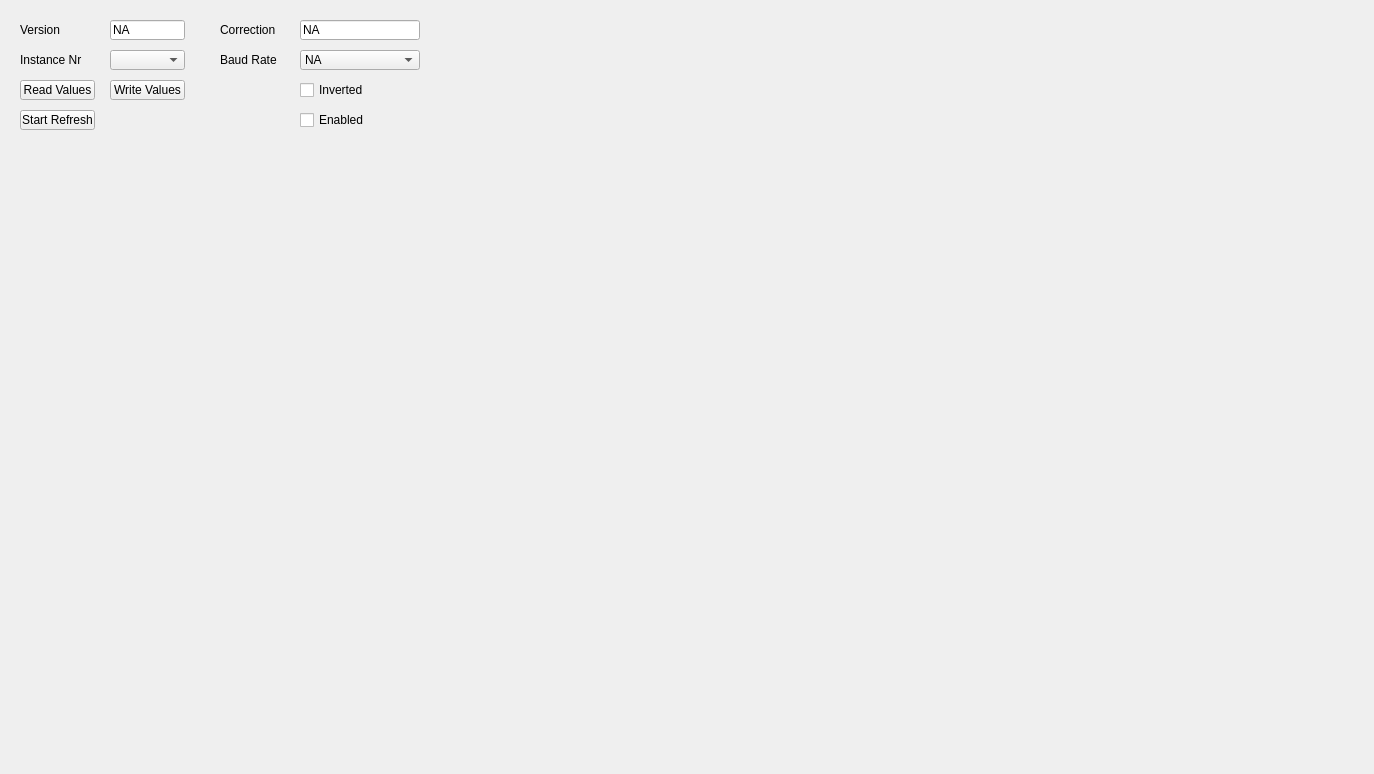
<?xml version="1.0" encoding="UTF-8"?>
<ui version="4.0">
 <class>Ucm_TodSlaveTab</class>
 <widget class="QWidget" name="Ucm_TodSlaveTab">
  <property name="geometry">
   <rect>
    <x>0</x>
    <y>0</y>
    <width>1374</width>
    <height>774</height>
   </rect>
  </property>
  <property name="windowTitle">
   <string>Form</string>
  </property>
  <widget class="QComboBox" name="TodSlaveInstanceComboBox">
   <property name="geometry">
    <rect>
     <x>110</x>
     <y>50</y>
     <width>75</width>
     <height>20</height>
    </rect>
   </property>
  </widget>
  <widget class="QLabel" name="TodSlaveVersionLabel">
   <property name="geometry">
    <rect>
     <x>20</x>
     <y>20</y>
     <width>80</width>
     <height>20</height>
    </rect>
   </property>
   <property name="text">
    <string>Version</string>
   </property>
  </widget>
  <widget class="QLineEdit" name="TodSlaveVersionValue">
   <property name="enabled">
    <bool>true</bool>
   </property>
   <property name="geometry">
    <rect>
     <x>110</x>
     <y>20</y>
     <width>75</width>
     <height>20</height>
    </rect>
   </property>
   <property name="text">
    <string>NA</string>
   </property>
   <property name="readOnly">
    <bool>true</bool>
   </property>
  </widget>
  <widget class="QPushButton" name="TodSlaveReadValuesButton">
   <property name="geometry">
    <rect>
     <x>20</x>
     <y>80</y>
     <width>75</width>
     <height>20</height>
    </rect>
   </property>
   <property name="text">
    <string>Read Values</string>
   </property>
  </widget>
  <widget class="QLabel" name="TodSlaveCorrectionLabel">
   <property name="geometry">
    <rect>
     <x>220</x>
     <y>20</y>
     <width>80</width>
     <height>20</height>
    </rect>
   </property>
   <property name="text">
    <string>Correction</string>
   </property>
  </widget>
  <widget class="QPushButton" name="TodSlaveWriteValuesButton">
   <property name="geometry">
    <rect>
     <x>110</x>
     <y>80</y>
     <width>75</width>
     <height>20</height>
    </rect>
   </property>
   <property name="text">
    <string>Write Values</string>
   </property>
  </widget>
  <widget class="QCheckBox" name="TodSlaveEnableCheckBox">
   <property name="geometry">
    <rect>
     <x>300</x>
     <y>110</y>
     <width>80</width>
     <height>20</height>
    </rect>
   </property>
   <property name="text">
    <string>Enabled</string>
   </property>
  </widget>
  <widget class="QComboBox" name="TodSlaveBaudRateValue">
   <property name="geometry">
    <rect>
     <x>300</x>
     <y>50</y>
     <width>120</width>
     <height>20</height>
    </rect>
   </property>
   <property name="autoFillBackground">
    <bool>false</bool>
   </property>
   <item>
    <property name="text">
     <string>NA</string>
    </property>
   </item>
   <item>
    <property name="text">
     <string>1200</string>
    </property>
   </item>
   <item>
    <property name="text">
     <string>2400</string>
    </property>
   </item>
   <item>
    <property name="text">
     <string>4800</string>
    </property>
   </item>
   <item>
    <property name="text">
     <string>9600</string>
    </property>
   </item>
   <item>
    <property name="text">
     <string>19200</string>
    </property>
   </item>
   <item>
    <property name="text">
     <string>38400</string>
    </property>
   </item>
   <item>
    <property name="text">
     <string>57600</string>
    </property>
   </item>
   <item>
    <property name="text">
     <string>115200</string>
    </property>
   </item>
   <item>
    <property name="text">
     <string>230400</string>
    </property>
   </item>
   <item>
    <property name="text">
     <string>460800</string>
    </property>
   </item>
   <item>
    <property name="text">
     <string>921600</string>
    </property>
   </item>
   <item>
    <property name="text">
     <string>1000000</string>
    </property>
   </item>
   <item>
    <property name="text">
     <string>2000000</string>
    </property>
   </item>
  </widget>
  <widget class="QLabel" name="TodSlaveInstanceLabel">
   <property name="geometry">
    <rect>
     <x>20</x>
     <y>50</y>
     <width>80</width>
     <height>20</height>
    </rect>
   </property>
   <property name="text">
    <string>Instance Nr</string>
   </property>
  </widget>
  <widget class="QLineEdit" name="TodSlaveCorrectionValue">
   <property name="enabled">
    <bool>true</bool>
   </property>
   <property name="geometry">
    <rect>
     <x>300</x>
     <y>20</y>
     <width>120</width>
     <height>20</height>
    </rect>
   </property>
   <property name="text">
    <string>NA</string>
   </property>
  </widget>
  <widget class="QLabel" name="TodSlaveBaudRateLabel">
   <property name="geometry">
    <rect>
     <x>220</x>
     <y>50</y>
     <width>80</width>
     <height>20</height>
    </rect>
   </property>
   <property name="text">
    <string>Baud Rate</string>
   </property>
  </widget>
  <widget class="QPushButton" name="TodSlaveAutoRefreshButton">
   <property name="geometry">
    <rect>
     <x>20</x>
     <y>110</y>
     <width>75</width>
     <height>20</height>
    </rect>
   </property>
   <property name="text">
    <string>Start Refresh</string>
   </property>
  </widget>
  <widget class="QCheckBox" name="TodSlaveInvertedCheckBox">
   <property name="geometry">
    <rect>
     <x>300</x>
     <y>80</y>
     <width>80</width>
     <height>20</height>
    </rect>
   </property>
   <property name="text">
    <string>Inverted</string>
   </property>
   <property name="checked">
    <bool>false</bool>
   </property>
   <property name="tristate">
    <bool>false</bool>
   </property>
  </widget>
 </widget>
 <resources/>
 <connections/>
</ui>
